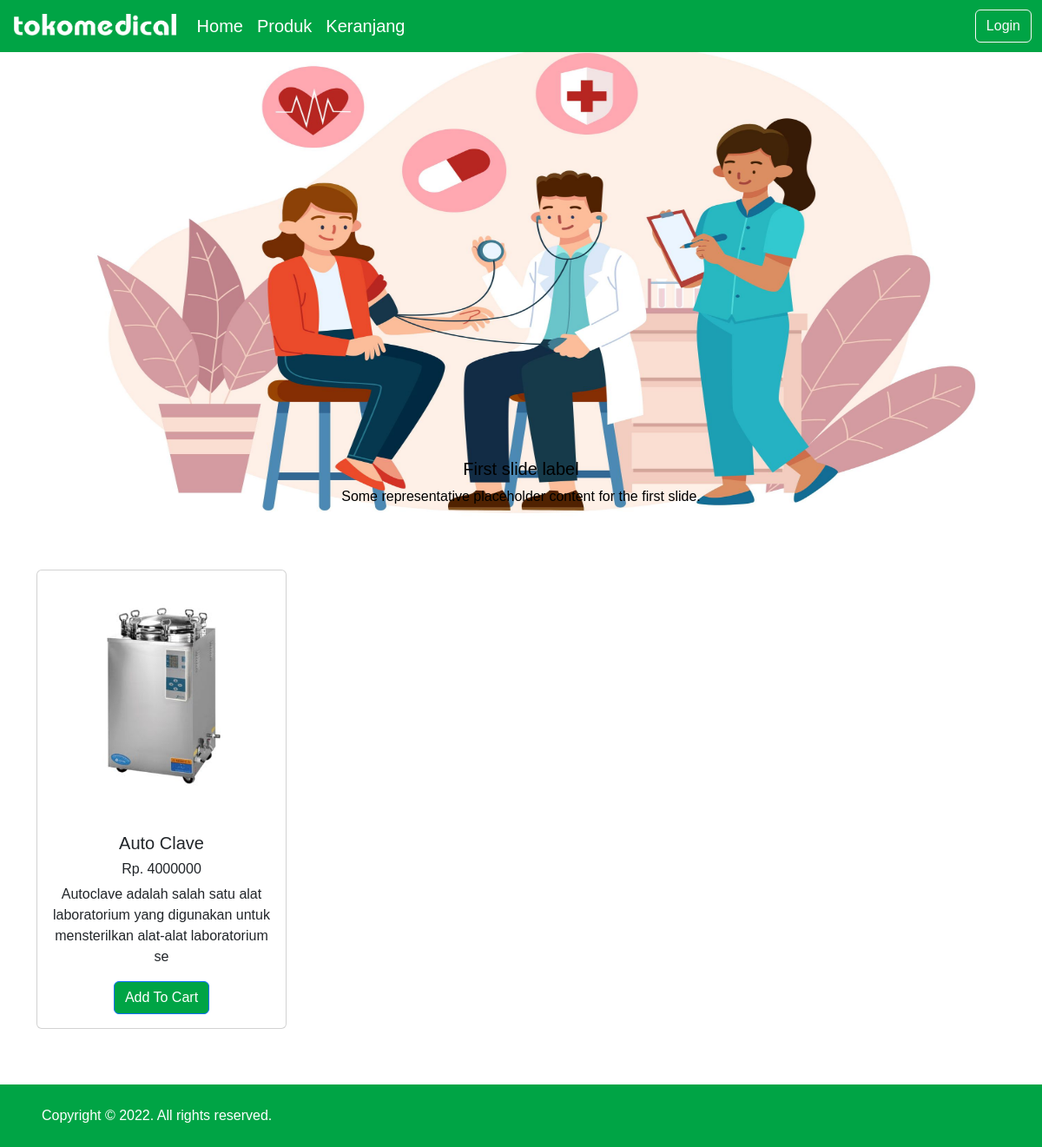
Before: / with the older database file.
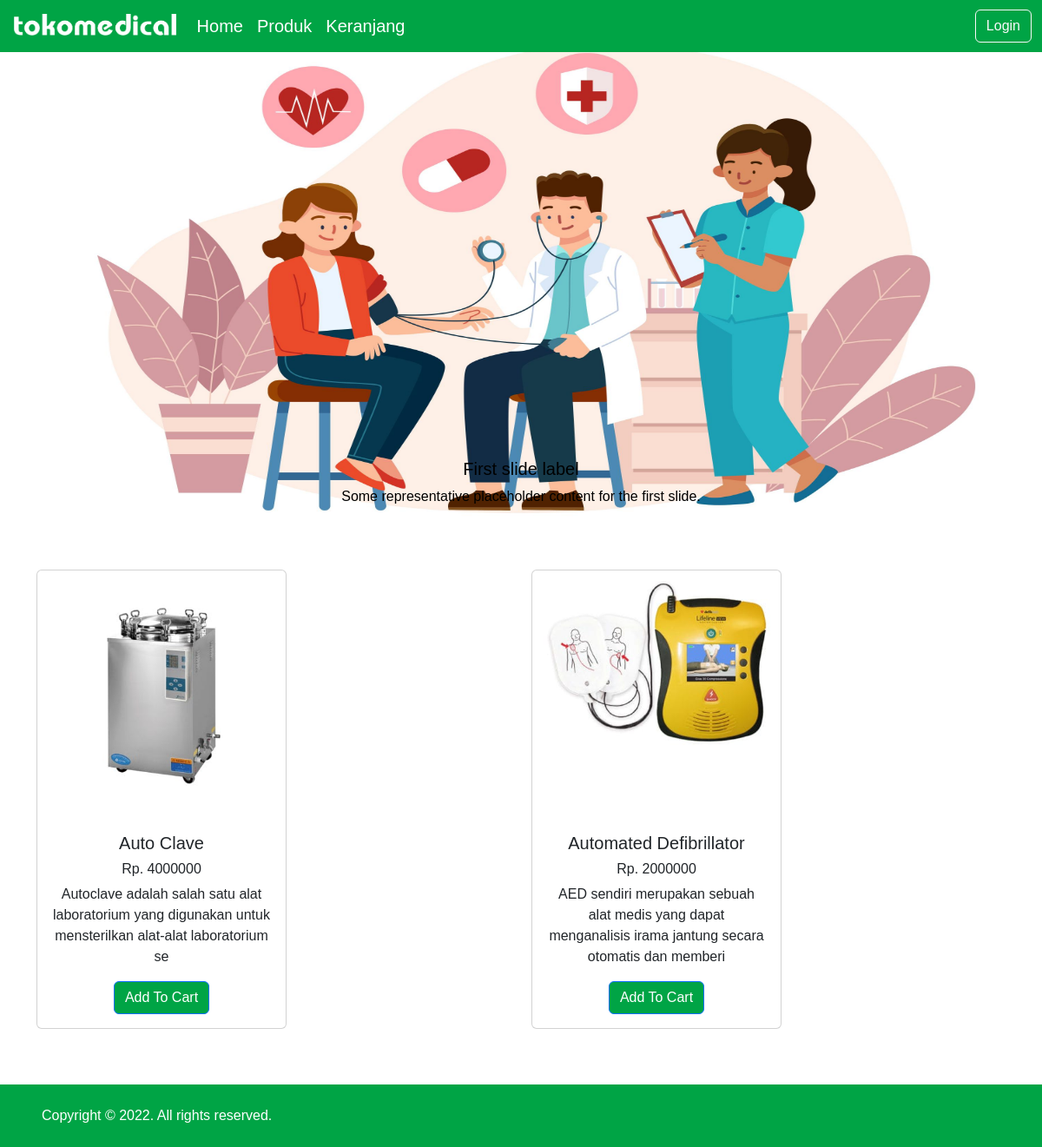
After: the same page with the newer database file.
### tables this page shows
CREATE TABLE `product` (
  `productid` int(11) NOT NULL,
  `name` varchar(200) NOT NULL,
  `price` int(10) NOT NULL,
  `foto` text NOT NULL,
  `penjelasan` varchar(105) NOT NULL
);

### index.php (the view, shortened to what this page needs)
<!doctype html>
<html lang="en">
<head>
  <link href="https://cdn.jsdelivr.net/npm/bootstrap@5.2.2/dist/css/bootstrap.min.css" rel="stylesheet">
  <link href="https://getbootstrap.com/docs/5.2/assets/css/docs.css" rel="stylesheet">
  <link rel="stylesheet" href="style/style.css">
</head>
<body>
  <nav class="navbar fixed-top navbar-expand-lg background-primary" style="height:60px;">
    <div class="container-fluid">
      <a class="navbar-brand" href="index.php" style="font-weight:bolder; color:#00A445;">
        <img src="asset/logo putih.png" alt="logo" style="height: 25px; margin-top: -7px; padding-left: 4px;"></a>
      <div class="collapse navbar-collapse" id="navbarSupportedContent" style="font-size:20px;">
        <ul class="navbar-nav me-auto mb-2 mb-lg-0">
          <li class="nav-item" style="color: #00A445;">
            <a class="nav-link active text-white" aria-current="page" href="index_tambah.php">Home</a>
          </li>
          <li class="nav-item">
            <a class="nav-link text-white " href="#produk">Produk</a>
          </li>
          <li class="nav-item">
            <a class="nav-link text-white " href="keranjang.php">Keranjang</a>
          </li>
        </ul>
        <a class="d-flex" href="login.php" style="text-decoration: none;">
          <button type="button" class="btn btn-outline-light">Login</button>
        </a>
      </div>
    </div>
  </nav>
  <div id="carouselExampleCaptions" class="carousel slide" data-bs-ride="false">
    <div class="carousel-indicators">
      <button type="button" data-bs-target="#carouselExampleCaptions" data-bs-slide-to="0" class="active" aria-current="true" aria-label="Slide 1"></button>
      <button type="button" data-bs-target="#carouselExampleCaptions" data-bs-slide-to="1" aria-label="Slide 2"></button>
      <button type="button" data-bs-target="#carouselExampleCaptions" data-bs-slide-to="2" aria-label="Slide 3"></button>
    </div>
    <div class="carousel-inner">
      <div class="carousel-item active">
        <img src="asset/slide1.jpg" class="d-block w-100 h-100" alt="..." style="position: absolute; bottom: 0; left: 0; right: 0; padding-bottom: 0px;">
        <div class="carousel-caption d-none d-md-block" style="color: black;">
          <h5>First slide label</h5>
          <p>Some representative placeholder content for the first slide.</p>
        </div>
      </div>
    </div>
    <button class="carousel-control-prev" type="button" data-bs-target="#carouselExampleCaptions" data-bs-slide="prev">
      <span class="carousel-control-prev-icon" aria-hidden="true"></span>
    </button>
    <button class="carousel-control-next" type="button" data-bs-target="#carouselExampleCaptions" data-bs-slide="next">
      <span class="carousel-control-next-icon" aria-hidden="true"></span>
    </button>
  </div>
<div id="produk">
  <div class="p-3 m-0 border-0">
    <div class="container text-center">
      <div class="row">
        <?php
            include('koneksi.php');
            $sql   = "SELECT * FROM product";
            $query  = mysqli_query($connect, $sql);
            while ($data = mysqli_fetch_array($query)) {
            ?>
        <div class="col">
          <div class="card" style="width: 18rem;">
            <div class="m-2 p-1" style="height:270px;">
              <img src="img/<?php echo $data['foto'];?>" class="card-img-top">
            </div>
            <div class="card-body">
              <h5 class="card-title"><?= $data['name']; ?></h5>
              <h6 class="card-title">Rp. <?= $data['price']; ?></h6>
              <p class="card-text"><?= $data['penjelasan']; ?></p>
              <a href="#" class="btn btn-primary" style=" background-color: #00A445;">Add To Cart</a>
            </div>
          </div>
        </div>
 <?php } ?>
      </div>
    </div>
  </div>
</div>
  <div class="d-flex flex-column flex-md-row text-center text-md-start justify-content-between py-4 px-4 px-xl-5 mt-5 background-primary">
    <div class="text-white mb-3 mb-md-0">
      Copyright © 2022. All rights reserved.
    </div>
  </div>
</body>
</html>

### style/style.css (style rules this page uses)
.background-primary { background: #00A445; }
.carousel-item { height: 40rem; color: white; position: relative; background-position: center; background-size: cover; }
body { font-family: 'Montserrat', sans-serif; }

Changed rows visible on the page:
added product: foto (picture), name "Automated Defibrillator", price "2000000", penjelasan "AED sendiri merupakan sebuah alat medis yang dapat menganalisis irama jantung secara otomatis dan memberi"
